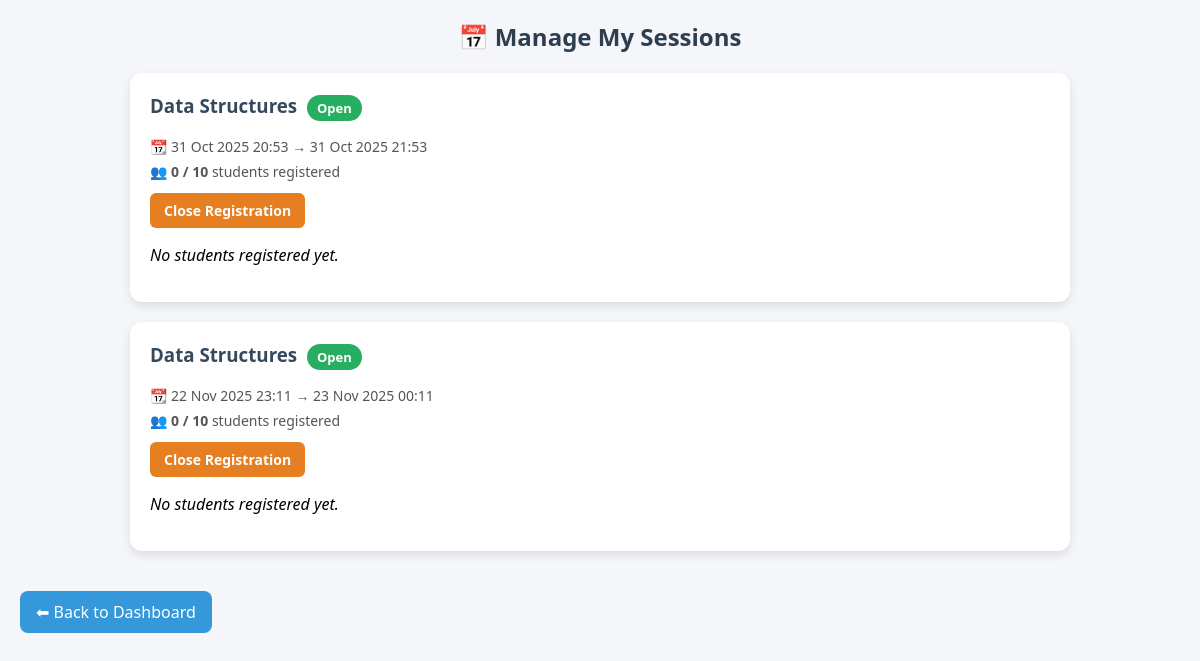
Screenshot of /sessions/manage.php (signed in) with the database file from the repository.
### tables this page shows
CREATE TABLE `sessions` (
  `id` int(11) NOT NULL,
  `learner_id` int(11) DEFAULT NULL,
  `tutor_id` int(11) DEFAULT NULL,
  `title` varchar(255) DEFAULT NULL,
  `description` text DEFAULT NULL,
  `start_time` datetime DEFAULT NULL,
  `end_time` datetime DEFAULT NULL,
  `capacity` int(11) DEFAULT 10,
  `is_closed` tinyint(1) DEFAULT 0,
  `created_at` timestamp NOT NULL DEFAULT current_timestamp(),
  `status` enum('requested','assigned','accepted','rejected','cancelled','completed') DEFAULT 'requested'
);

### sessions/manage.php (the view, shortened to what this page needs)
<?php
include("../config/db.php");
$tutor_id = $_SESSION['user_id'];
$sessions = $conn->prepare("
    SELECT s.id, s.title, s.description, s.start_time, s.end_time, s.capacity, s.is_closed,
           (SELECT COUNT(*) FROM session_registrations WHERE session_id=s.id) AS registered
    FROM sessions s
    WHERE s.tutor_id=?
    ORDER BY s.start_time ASC
");
$sessions->bind_param("i", $tutor_id);
$sessions->execute();
$sessions = $sessions->get_result();
?>
<!DOCTYPE html>
<html lang="en">
<head>
</head>
<body>
  <h2>📅 Manage My Sessions</h2>
  <?php if ($sessions->num_rows > 0): ?>
    <?php while ($s = $sessions->fetch_assoc()): ?>
      <div class="card">
        <h3><?php echo htmlspecialchars($s['title']); ?>
          <span class="badge <?php echo $s['is_closed'] ? 'closed' : 'open'; ?>">
            <?php echo $s['is_closed'] ? "Closed" : "Open"; ?>
          </span>
        </h3>
        <p class="meta">📆 <?php echo date("d M Y H:i", strtotime($s['start_time'])); ?> → <?php echo date("d M Y H:i", strtotime($s['end_time'])); ?></p>
        <p class="meta">👥 <strong><?php echo $s['registered']." / ".$s['capacity']; ?></strong> students registered</p>
        <?php if (!$s['is_closed']): ?>
          <a class="btn close" href="?close=<?php echo $s['id']; ?>" onclick="return confirm('Close registration for this session?');">Close Registration</a>
        <?php endif; ?>
        <?php
          $students = $conn->prepare("
            SELECT u.id, u.first_name, u.last_name, u.email, u.phone
            FROM session_registrations sr
            JOIN users u ON sr.student_id=u.id
            WHERE sr.session_id=?
          ");
          $students->bind_param("i", $s['id']);
          $students->execute();
          $students = $students->get_result();
        ?>
        <?php if ($students->num_rows > 0): ?>
          <table>
            <tr><th>Student</th><th>Email</th><th>Phone</th><th>Action</th></tr>
            <?php while ($st = $students->fetch_assoc()): ?>
              <tr>
                <td><?php echo htmlspecialchars($st['first_name']." ".$st['last_name']); ?></td>
                <td><?php echo htmlspecialchars($st['email']); ?></td>
                <td><?php echo htmlspecialchars($st['phone']); ?></td>
                <td><a class="btn remove" href="?session=<?php echo $s['id']; ?>&remove=<?php echo $st['id']; ?>" onclick="return confirm('Remove this student?');">Remove</a></td>
              </tr>
            <?php endwhile; ?>
          </table>
        <?php else: ?>
          <p><em>No students registered yet.</em></p>
        <?php endif; ?>
      </div>
    <?php endwhile; ?>
  <?php else: ?>
    <p>No sessions created yet.</p>
  <?php endif; ?>
  <a class="back" href="../dashboard/tutor.php">⬅ Back to Dashboard</a>
</body>
</html>

### sessions/manage.php (style rules this page uses)
body { font-family: 'Segoe UI', Tahoma, sans-serif; background:#f4f6f9; margin:20px; }
h2 { color:#2c3e50; margin-bottom:20px; text-align:center; }
.card { background:#fff; padding:20px; margin:20px auto; border-radius:12px; box-shadow:0 4px 10px rgba(0,0,0,0.1); transition: transform 0.2s; max-width:900px; }
h3 { margin:0; color:#34495e; }
.meta { font-size:14px; color:#555; margin:6px 0; }
.badge { display:inline-block; padding:4px 10px; border-radius:20px; font-size:13px; font-weight:bold; color:#fff; margin-left:5px; }
.badge.open { background:#27ae60; }
.btn { display:inline-block; padding:8px 14px; margin:6px 4px 0 0; border-radius:6px; font-size:14px; text-decoration:none; font-weight:bold; color:#fff; }
.btn.close { background:#e67e22; }
.back { display:inline-block; margin-top:20px; text-decoration:none; background:#3498db; color:white; padding:10px 16px; border-radius:8px; }

### rows the page displays
sessions: title "Data Structures", is_closed "Open", start_time "31 Oct 2025 20:53", end_time "31 Oct 2025 21:53", registered "0", capacity "10"
sessions: title "Data Structures", is_closed "Open", start_time "22 Nov 2025 23:11", end_time "23 Nov 2025 00:11", registered "0", capacity "10"
